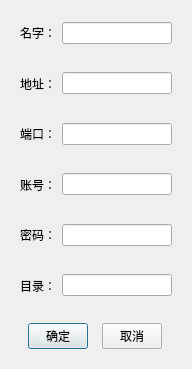
<?xml version="1.0" encoding="UTF-8"?>
<ui version="4.0">
 <class>Dialog</class>
 <widget class="QDialog" name="Dialog">
  <property name="geometry">
   <rect>
    <x>0</x>
    <y>0</y>
    <width>192</width>
    <height>369</height>
   </rect>
  </property>
  <property name="windowTitle">
   <string>FTP服务器</string>
  </property>
  <layout class="QVBoxLayout" name="verticalLayout">
   <item>
    <widget class="QWidget" name="widget_6" native="true">
     <layout class="QHBoxLayout" name="horizontalLayout_6">
      <item>
       <widget class="QLabel" name="label_5">
        <property name="text">
         <string>名字：</string>
        </property>
       </widget>
      </item>
      <item>
       <widget class="QLineEdit" name="lineEdit_name"/>
      </item>
     </layout>
    </widget>
   </item>
   <item>
    <widget class="QWidget" name="widget" native="true">
     <layout class="QHBoxLayout" name="horizontalLayout">
      <item>
       <widget class="QLabel" name="label">
        <property name="text">
         <string>地址：</string>
        </property>
       </widget>
      </item>
      <item>
       <widget class="QLineEdit" name="lineEdit_ip"/>
      </item>
     </layout>
    </widget>
   </item>
   <item>
    <widget class="QWidget" name="widget_2" native="true">
     <layout class="QHBoxLayout" name="horizontalLayout_2">
      <item>
       <widget class="QLabel" name="label_2">
        <property name="text">
         <string>端口：</string>
        </property>
       </widget>
      </item>
      <item>
       <widget class="QLineEdit" name="lineEdit_port"/>
      </item>
     </layout>
    </widget>
   </item>
   <item>
    <widget class="QWidget" name="widget_3" native="true">
     <layout class="QHBoxLayout" name="horizontalLayout_3">
      <item>
       <widget class="QLabel" name="label_3">
        <property name="text">
         <string>账号：</string>
        </property>
       </widget>
      </item>
      <item>
       <widget class="QLineEdit" name="lineEdit_username"/>
      </item>
     </layout>
    </widget>
   </item>
   <item>
    <widget class="QWidget" name="widget_4" native="true">
     <layout class="QHBoxLayout" name="horizontalLayout_4">
      <item>
       <widget class="QLabel" name="label_4">
        <property name="text">
         <string>密码：</string>
        </property>
       </widget>
      </item>
      <item>
       <widget class="QLineEdit" name="lineEdit_password"/>
      </item>
     </layout>
    </widget>
   </item>
   <item>
    <widget class="QWidget" name="widget_7" native="true">
     <layout class="QHBoxLayout" name="horizontalLayout_7">
      <item>
       <widget class="QLabel" name="label_6">
        <property name="text">
         <string>目录：</string>
        </property>
       </widget>
      </item>
      <item>
       <widget class="QLineEdit" name="lineEdit_path"/>
      </item>
     </layout>
    </widget>
   </item>
   <item>
    <widget class="QWidget" name="widget_5" native="true">
     <layout class="QHBoxLayout" name="horizontalLayout_5">
      <item>
       <widget class="QPushButton" name="pushButton_save">
        <property name="minimumSize">
         <size>
          <width>60</width>
          <height>0</height>
         </size>
        </property>
        <property name="maximumSize">
         <size>
          <width>60</width>
          <height>16777215</height>
         </size>
        </property>
        <property name="text">
         <string>确定</string>
        </property>
       </widget>
      </item>
      <item>
       <widget class="QPushButton" name="pushButton_cancel">
        <property name="minimumSize">
         <size>
          <width>60</width>
          <height>0</height>
         </size>
        </property>
        <property name="maximumSize">
         <size>
          <width>60</width>
          <height>16777215</height>
         </size>
        </property>
        <property name="text">
         <string>取消</string>
        </property>
       </widget>
      </item>
     </layout>
    </widget>
   </item>
  </layout>
 </widget>
 <resources/>
 <connections/>
</ui>
